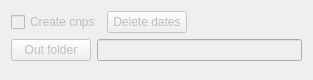
<?xml version="1.0" encoding="UTF-8"?>
<ui version="4.0">
 <class>CreateCnps</class>
 <widget class="QWidget" name="CreateCnps">
  <property name="geometry">
   <rect>
    <x>0</x>
    <y>0</y>
    <width>313</width>
    <height>80</height>
   </rect>
  </property>
  <property name="windowTitle">
   <string>Form</string>
  </property>
  <layout class="QVBoxLayout" name="verticalLayout">
   <item>
    <layout class="QHBoxLayout" name="horizontalLayout_2">
     <item>
      <widget class="QCheckBox" name="checkBoxCreaCnps">
       <property name="enabled">
        <bool>false</bool>
       </property>
       <property name="text">
        <string>Create cnps</string>
       </property>
      </widget>
     </item>
     <item>
      <widget class="QPushButton" name="pushButtonDeleteDatesCnps">
       <property name="enabled">
        <bool>false</bool>
       </property>
       <property name="text">
        <string>Delete dates</string>
       </property>
      </widget>
     </item>
     <item>
      <spacer name="horizontalSpacer">
       <property name="orientation">
        <enum>Qt::Horizontal</enum>
       </property>
       <property name="sizeHint" stdset="0">
        <size>
         <width>40</width>
         <height>20</height>
        </size>
       </property>
      </spacer>
     </item>
    </layout>
   </item>
   <item>
    <layout class="QHBoxLayout" name="horizontalLayout">
     <item>
      <widget class="QPushButton" name="pushButtonFolderOutCnps">
       <property name="enabled">
        <bool>false</bool>
       </property>
       <property name="text">
        <string>Out folder</string>
       </property>
      </widget>
     </item>
     <item>
      <widget class="QLineEdit" name="lineEditFolderOutCnps">
       <property name="enabled">
        <bool>false</bool>
       </property>
       <property name="toolTip">
        <string/>
       </property>
       <property name="inputMask">
        <string/>
       </property>
       <property name="dragEnabled">
        <bool>false</bool>
       </property>
       <property name="readOnly">
        <bool>true</bool>
       </property>
      </widget>
     </item>
    </layout>
   </item>
   <item>
    <spacer name="verticalSpacer">
     <property name="orientation">
      <enum>Qt::Vertical</enum>
     </property>
     <property name="sizeHint" stdset="0">
      <size>
       <width>20</width>
       <height>40</height>
      </size>
     </property>
    </spacer>
   </item>
  </layout>
 </widget>
 <resources/>
 <connections/>
</ui>
